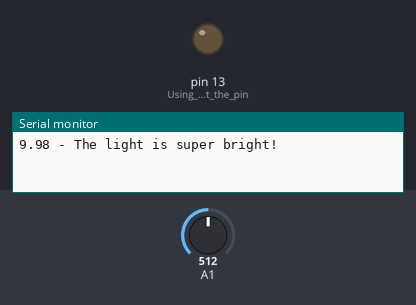
A sketch run on a simulated Arduino Uno, built with avr-gcc and run on an emulated ATmega328P. Shown: output pins drawn as LEDs (lit = HIGH), the last lines printed to the serial monitor. The test bench sets the inputs (shaded band); at power-on: A1 = 512.

Above: at 2.3 s.
2.4 s: A1 set to 493
At 5.7 s:
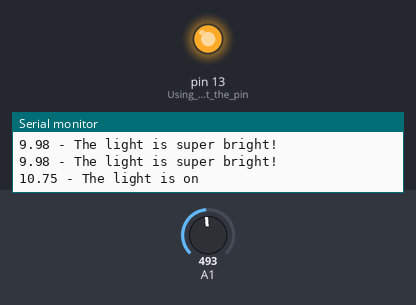
6.0 s: A1 set to 213
8.7 s: A1 set to 191
At 11.7 s:
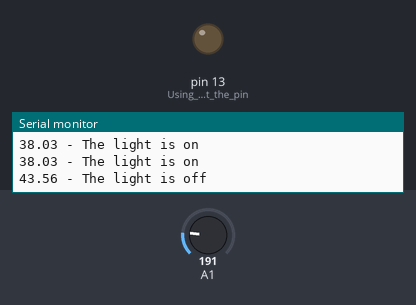
13.5 s: A1 set to 306
At 16.2 s:
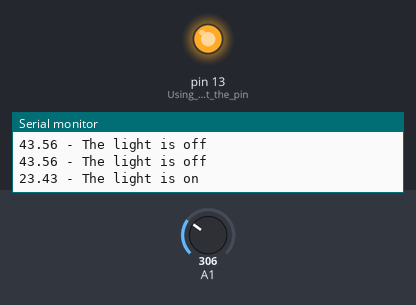
16.5 s: A1 set to 122
At 18.7 s:
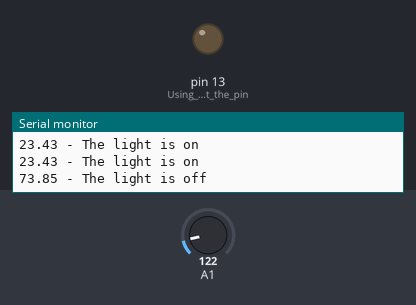
Timing chart, 0 to 20.2 s (numbered marks = the images above; inputs shaded):
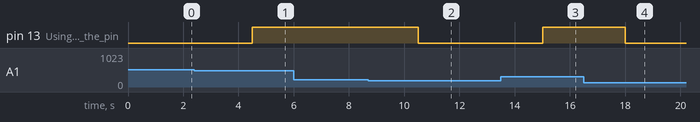

The sketch:

sketch.ino
```cpp
//Sketch for a light dependent resistor (LDR) module

//Global variables
int LDRValue; //LDR value
int light_sensitivity = 40; //Thresold value
int light_sensitivity2 = 10; //Thresold value
float Rsensor; //Resistance of sensor

void setup()
{
    Serial.begin(9600); //Starts the Serial connection
    pinMode(13, OUTPUT); //Using the LED at the pin 13
}

void loop()
{
    LDRValue = analogRead(1);//Reads LDR values at A0
    //Serial.println(LDRValue);
    Rsensor = (float) (1023 - LDRValue) * 10 / LDRValue;
    //Serial.println(Rsensor, DEC);
    delay(1500); //Sets the speed by which LDR send a value to Arduino
    if (Rsensor < light_sensitivity)
    {
        if (Rsensor < light_sensitivity2)
        {
            Serial.print(Rsensor);
            Serial.println(" - The light is super bright!");
        }
        else
        {
        digitalWrite(13, HIGH);
        Serial.print(Rsensor);
        Serial.println(" - The light is on");
        }
    }
    else
    {
        digitalWrite(13, LOW);
        Serial.print(Rsensor);
        Serial.println(" - The light is off");
    }
}
```

Measured:
- the behaviour switches between 512 and 511 on A1 (found by bisection; images 0 and 1)
- the behaviour switches between 205 and 204 on A1 (found by bisection; images 1 and 2)
- after the input at 2.4 s, pin 13 (Using_the_LED_at_the_pin): LOW → HIGH after 2.1 s
- after the input at 8.7 s, pin 13 (Using_the_LED_at_the_pin): HIGH → LOW after 1.8 s
- after the input at 13.5 s, pin 13 (Using_the_LED_at_the_pin): LOW → HIGH after 1.5 s
- after the input at 16.5 s, pin 13 (Using_the_LED_at_the_pin): HIGH → LOW after 1.5 s
